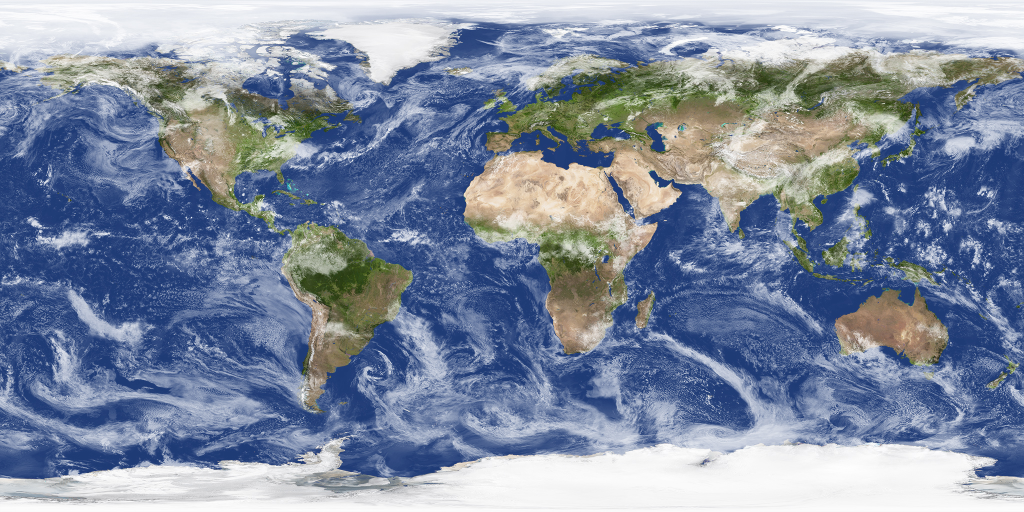
%> input picture Computer Graphics/Assignment4/tc-earth_daymap.jpg, 2048 x 1024 px (shown at 1/2 size)
$ octave test.m   (GNU Octave 9; MATLAB toolbox functions it lacks are replaced by stand-ins)
%> lines starting %> are read from the running program, lines starting %| are printed output that depends on the picture
% [21 lines of commented-out code are left out]

I=imread('tc-earth_daymap.jpg');   %read image
%> I is the input picture: size 1024x2048x3 uint8; mean R, G, B 127.4, 139.7, 161.2
I1=flipud(I);
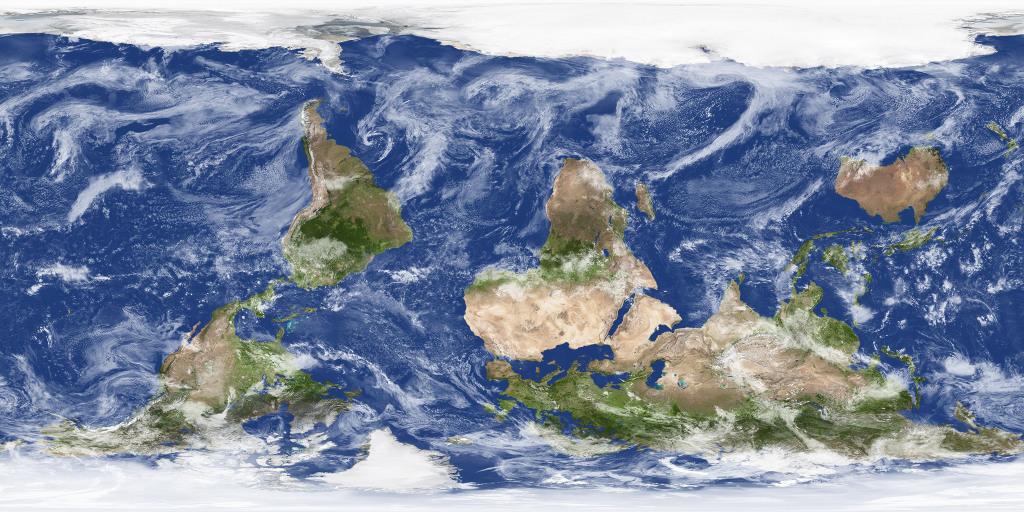
%> I1: size 1024x2048x3 uint8 (shown at 1/2 size); mean R, G, B 127.4, 139.7, 161.2; mean of the top-left, top-right, bottom-left and bottom-right quarters 132.8, 147.9, 143, 147.4
A=imresize(I1,[1024 1024]);
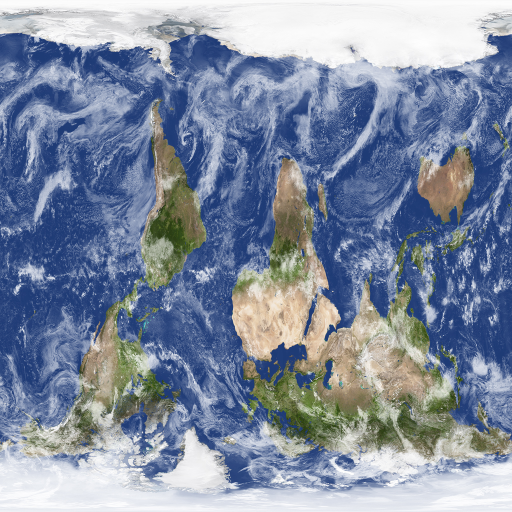
%> A: size 1024x1024x3 uint8 (shown at 1/2 size); mean R, G, B 127.4, 139.7, 161.2
A1=double(A(:,:,1));
A2=double(A(:,:,2));
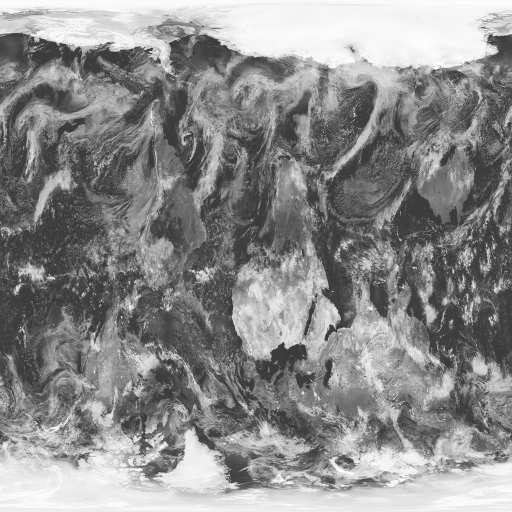
%> A2: size 1024x1024 double (shown at 1/2 size); min 43, max 255, mean 139.7
A3=double(A(:,:,3));  %rgb3 channel to double
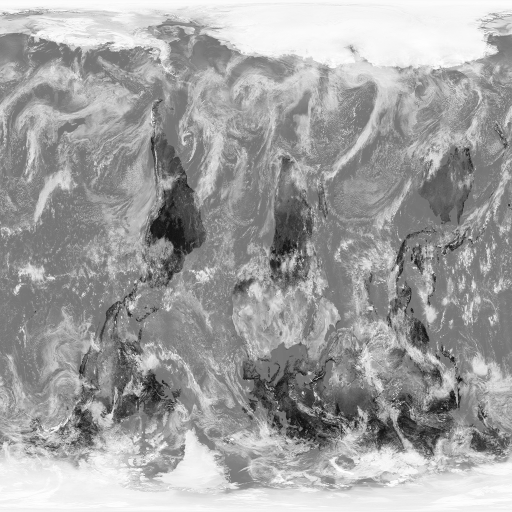
%> A3: size 1024x1024 double (shown at 1/2 size); min 3, max 255, mean 161.2
[m n]=size(A1);
%> m = 1024; n = 1024
[t r]=meshgrid(linspace(-pi,pi,n),1:m); %Original coordinate

M=2*m;
%> M = 2048
N=2*n;
%> N = 2048
[NN MM]=meshgrid((1:N)-n-0.5,(1:M)-m-0.5);
T=atan2(NN,MM);
R=sqrt(MM.^2+NN.^2);

B1=interp2(t,r,A1,T,R,'linear',0);
B2=interp2(t,r,A2,T,R,'linear',0);
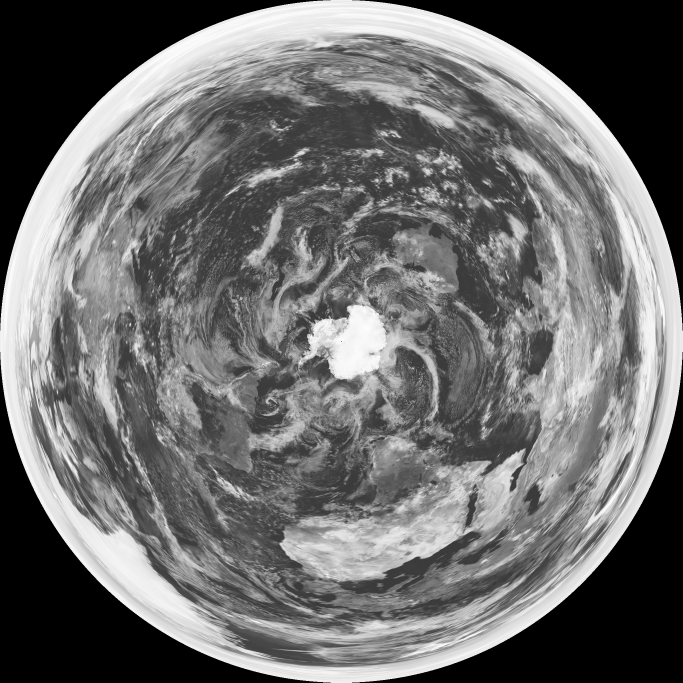
%> B2: size 2048x2048 double (shown at 1/3 size); min 0, max 255, mean 110.4
B3=interp2(t,r,A3,T,R,'linear',0); %rgb3 channel Interpolation
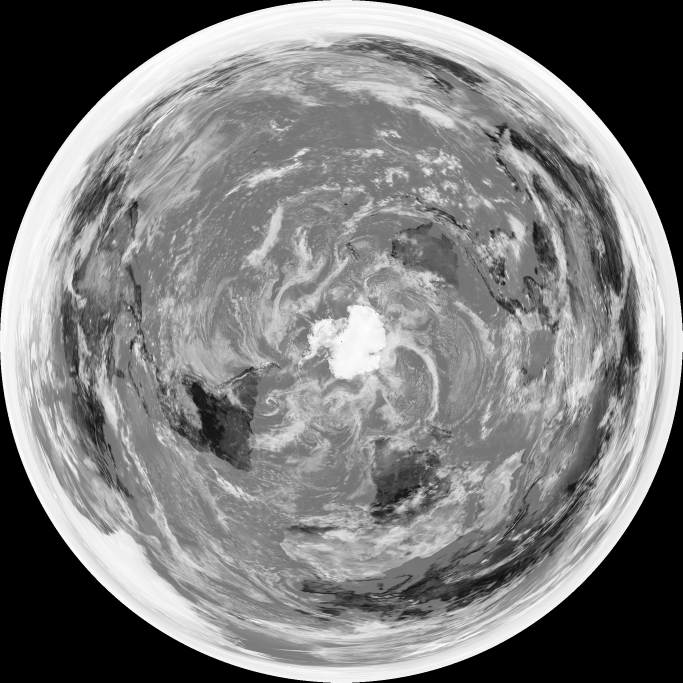
%> B3: size 2048x2048 double (shown at 1/3 size); min 0, max 255, mean 124.5
B=uint8(cat(3,B1,B2,B3));
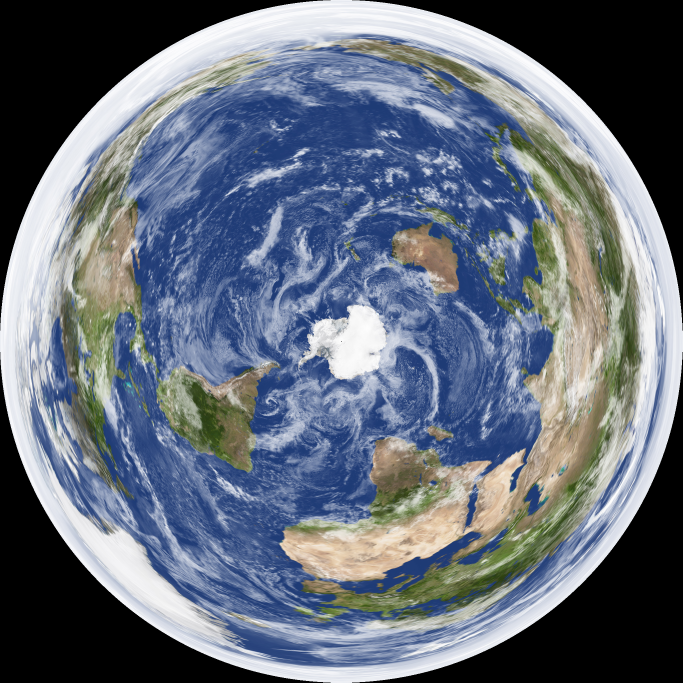
%> B: size 2048x2048x3 uint8 (shown at 1/3 size); mean R, G, B 101.4, 110.4, 124.5

subplot(211),imshow(I);  %draw the Original Picture
subplot(212),imshow(B);  %draw the result
